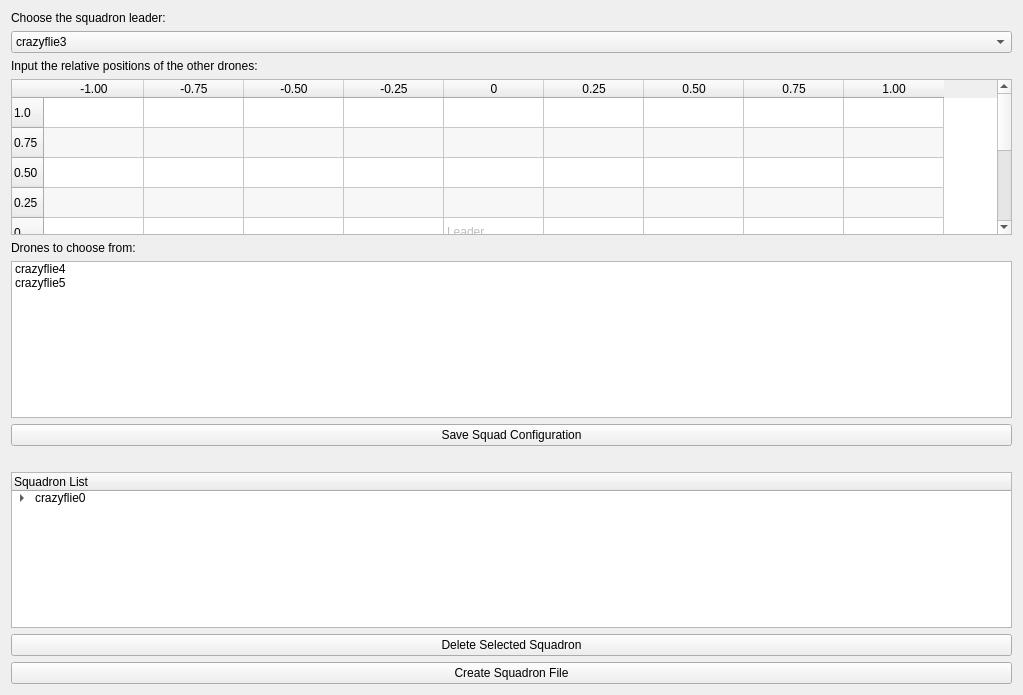
<?xml version="1.0" encoding="UTF-8"?>
<ui version="4.0">
 <class>Form</class>
 <widget class="QWidget" name="Form">
  <property name="geometry">
   <rect>
    <x>0</x>
    <y>0</y>
    <width>1023</width>
    <height>695</height>
   </rect>
  </property>
  <property name="windowTitle">
   <string>Squadron</string>
  </property>
  <layout class="QVBoxLayout" name="verticalLayout_2">
   <item>
    <widget class="QLabel" name="label_4">
     <property name="text">
      <string>Choose the squadron leader:</string>
     </property>
    </widget>
   </item>
   <item>
    <widget class="QComboBox" name="selectLeader">
     <item>
      <property name="text">
       <string>crazyflie3</string>
      </property>
     </item>
     <item>
      <property name="text">
       <string>crazyflie6</string>
      </property>
     </item>
     <item>
      <property name="text">
       <string>crazyflie7</string>
      </property>
     </item>
    </widget>
   </item>
   <item>
    <layout class="QHBoxLayout" name="horizontalLayout_2"/>
   </item>
   <item>
    <layout class="QVBoxLayout" name="verticalLayout">
     <item>
      <widget class="QLabel" name="label">
       <property name="text">
        <string>Input the relative positions of the other drones:</string>
       </property>
      </widget>
     </item>
     <item>
      <widget class="QTableWidget" name="relativeTable">
       <property name="cursor" stdset="0">
        <cursorShape>CrossCursor</cursorShape>
       </property>
       <property name="acceptDrops">
        <bool>true</bool>
       </property>
       <property name="toolTip">
        <string>&lt;html&gt;&lt;head/&gt;&lt;body&gt;&lt;p&gt;horizontal: x-coordinate&lt;/p&gt;&lt;p&gt;vertical: y-coordinate&lt;/p&gt;&lt;/body&gt;&lt;/html&gt;</string>
       </property>
       <property name="autoFillBackground">
        <bool>false</bool>
       </property>
       <property name="dragDropOverwriteMode">
        <bool>true</bool>
       </property>
       <property name="dragDropMode">
        <enum>QAbstractItemView::DropOnly</enum>
       </property>
       <property name="alternatingRowColors">
        <bool>true</bool>
       </property>
       <property name="selectionMode">
        <enum>QAbstractItemView::NoSelection</enum>
       </property>
       <property name="showGrid">
        <bool>true</bool>
       </property>
       <property name="gridStyle">
        <enum>Qt::SolidLine</enum>
       </property>
       <row>
        <property name="text">
         <string>1.0</string>
        </property>
       </row>
       <row>
        <property name="text">
         <string>0.75</string>
        </property>
       </row>
       <row>
        <property name="text">
         <string>0.50</string>
        </property>
       </row>
       <row>
        <property name="text">
         <string>0.25</string>
        </property>
       </row>
       <row>
        <property name="text">
         <string>0</string>
        </property>
       </row>
       <row>
        <property name="text">
         <string>-0.25</string>
        </property>
       </row>
       <row>
        <property name="text">
         <string>-0.50</string>
        </property>
       </row>
       <row>
        <property name="text">
         <string>-0.75</string>
        </property>
       </row>
       <row>
        <property name="text">
         <string>-1.0</string>
        </property>
       </row>
       <column>
        <property name="text">
         <string>-1.00</string>
        </property>
       </column>
       <column>
        <property name="text">
         <string>-0.75</string>
        </property>
       </column>
       <column>
        <property name="text">
         <string>-0.50</string>
        </property>
       </column>
       <column>
        <property name="text">
         <string>-0.25</string>
        </property>
       </column>
       <column>
        <property name="text">
         <string>0</string>
        </property>
       </column>
       <column>
        <property name="text">
         <string>0.25</string>
        </property>
       </column>
       <column>
        <property name="text">
         <string>0.50</string>
        </property>
       </column>
       <column>
        <property name="text">
         <string>0.75</string>
        </property>
       </column>
       <column>
        <property name="text">
         <string>1.00</string>
        </property>
       </column>
       <item row="4" column="4">
        <property name="text">
         <string>Leader</string>
        </property>
        <property name="flags">
         <set>ItemIsSelectable|ItemIsDragEnabled|ItemIsUserCheckable</set>
        </property>
       </item>
      </widget>
     </item>
    </layout>
   </item>
   <item>
    <widget class="QLabel" name="label_3">
     <property name="text">
      <string>Drones to choose from:</string>
     </property>
    </widget>
   </item>
   <item>
    <widget class="QListWidget" name="droneList">
     <property name="dragEnabled">
      <bool>true</bool>
     </property>
     <property name="dragDropMode">
      <enum>QAbstractItemView::DragOnly</enum>
     </property>
     <item>
      <property name="text">
       <string>crazyflie4</string>
      </property>
     </item>
     <item>
      <property name="text">
       <string>crazyflie5</string>
      </property>
     </item>
    </widget>
   </item>
   <item>
    <widget class="QPushButton" name="saveConfig">
     <property name="text">
      <string>Save Squad Configuration</string>
     </property>
    </widget>
   </item>
   <item>
    <spacer name="horizontalSpacer">
     <property name="orientation">
      <enum>Qt::Horizontal</enum>
     </property>
     <property name="sizeHint" stdset="0">
      <size>
       <width>40</width>
       <height>20</height>
      </size>
     </property>
    </spacer>
   </item>
   <item>
    <widget class="QTreeWidget" name="squadTree">
     <column>
      <property name="text">
       <string>Squadron List</string>
      </property>
     </column>
     <item>
      <property name="text">
       <string>crazyflie0</string>
      </property>
      <item>
       <property name="text">
        <string>crazyflie1;(0.5,1,0)</string>
       </property>
      </item>
      <item>
       <property name="text">
        <string>crazyflie2;(0,-0.5,0)</string>
       </property>
      </item>
     </item>
    </widget>
   </item>
   <item>
    <layout class="QHBoxLayout" name="horizontalLayout_7"/>
   </item>
   <item>
    <widget class="QPushButton" name="delSquad">
     <property name="text">
      <string>Delete Selected Squadron</string>
     </property>
    </widget>
   </item>
   <item>
    <widget class="QPushButton" name="createFile">
     <property name="enabled">
      <bool>true</bool>
     </property>
     <property name="layoutDirection">
      <enum>Qt::LeftToRight</enum>
     </property>
     <property name="text">
      <string>Create Squadron File</string>
     </property>
    </widget>
   </item>
  </layout>
 </widget>
 <resources/>
 <connections/>
</ui>
